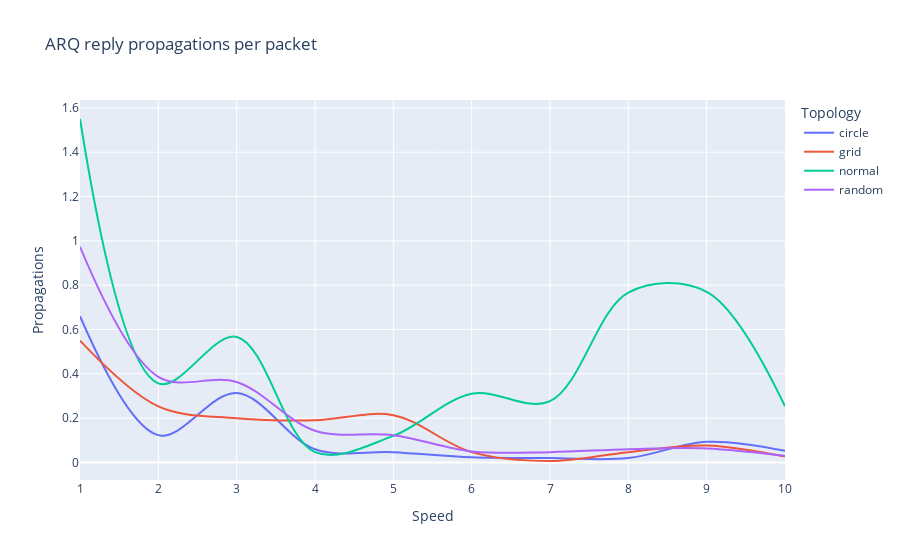

Notebook code cell kept with this figure:
### Markdown cell above
### ARQ replies per packet

### Code cell
fig = px.line(simulations, x='Perturbation speed', y='Avg per log per relay ARQ replies', color='Topology', title='ARQ reply propagations per packet', line_shape='spline')
fig.update_yaxes(title_text='Propagations')
fig.update_xaxes(title_text='Speed')
fig.show()

### Figure 1 — Plotly figure (JSON) as saved in the notebook; plotly's stock layout.template omitted (floating-point values rounded to 4 significant figures)
{"data": [{"hovertemplate": "Topology=circle<br>Perturbation speed=%{x}<br>Avg per log per relay ARQ replies=%{y}<extra></extra>", "legendgroup": "circle", "line": {"color": "#636efa", "dash": "solid", "shape": "spline"}, "mode": "lines", "name": "circle", "orientation": "v", "showlegend": true, "type": "scatter", "x": [1, 2, 3, 4, 5, 6, 7, 8, 9, 10], "xaxis": "x", "y": [0.66, 0.1233, 0.3133, 0.06, 0.04667, 0.02333, 0.02, 0.02, 0.09333, 0.05333], "yaxis": "y"}, {"hovertemplate": "Topology=grid<br>Perturbation speed=%{x}<br>Avg per log per relay ARQ replies=%{y}<extra></extra>", "legendgroup": "grid", "line": {"color": "#EF553B", "dash": "solid", "shape": "spline"}, "mode": "lines", "name": "grid", "orientation": "v", "showlegend": true, "type": "scatter", "x": [1, 2, 3, 4, 5, 6, 7, 8, 9, 10], "xaxis": "x", "y": [0.55, 0.2533, 0.2, 0.19, 0.2133, 0.04667, 0.006667, 0.04667, 0.07667, 0.02667], "yaxis": "y"}, {"hovertemplate": "Topology=normal<br>Perturbation speed=%{x}<br>Avg per log per relay ARQ replies=%{y}<extra></extra>", "legendgroup": "normal", "line": {"color": "#00cc96", "dash": "solid", "shape": "spline"}, "mode": "lines", "name": "normal", "orientation": "v", "showlegend": true, "type": "scatter", "x": [1, 2, 3, 4, 5, 6, 7, 8, 9, 10], "xaxis": "x", "y": [1.55, 0.3567, 0.5667, 0.04667, 0.12, 0.31, 0.2767, 0.7667, 0.77, 0.2533], "yaxis": "y"}, {"hovertemplate": "Topology=random<br>Perturbation speed=%{x}<br>Avg per log per relay ARQ replies=%{y}<extra></extra>", "legendgroup": "random", "line": {"color": "#ab63fa", "dash": "solid", "shape": "spline"}, "mode": "lines", "name": "random", "orientation": "v", "showlegend": true, "type": "scatter", "x": [1, 2, 3, 4, 5, 6, 7, 8, 9, 10], "xaxis": "x", "y": [0.9733, 0.3867, 0.3633, 0.1433, 0.1233, 0.05, 0.04667, 0.06, 0.06333, 0.03], "yaxis": "y"}], "layout": {"legend": {"title": {"text": "Topology"}, "tracegroupgap": 0}, "title": {"text": "ARQ reply propagations per packet"}, "xaxis": {"anchor": "y", "domain": [0, 1], "title": {"text": "Speed"}}, "yaxis": {"anchor": "x", "domain": [0, 1], "title": {"text": "Propagations"}}}}
